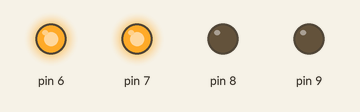
This sketch was run on a simulated Arduino Uno, built with avr-gcc and run on an emulated ATmega328P. On the bench: output pins drawn as LEDs (lit = HIGH).

Above: at 0.7 s.
At 1.4 s:
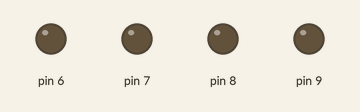
At 2.1 s:
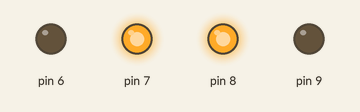
At 3.5 s:
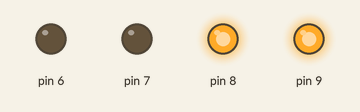
At 4.6 s:
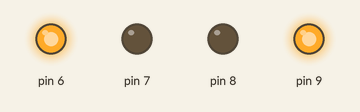
Timing chart, 0 to 6.6 s (numbered marks = the images above):
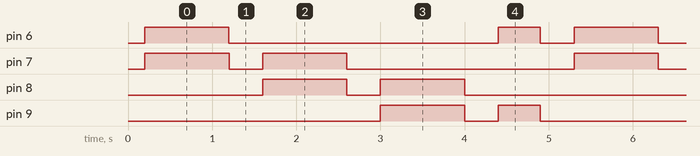

Measured:
- by itself, pin 6: repeats every 5.1 s: LOW 3.2 s, HIGH 0.50 s, LOW 0.40 s, HIGH 1.0 s
- by itself, pin 7, pin 8: repeats every 5.1 s: LOW 0.40 s, HIGH 1.0 s, LOW 2.7 s, HIGH 1.0 s
- by itself, pin 9: repeats every 5.1 s: LOW 0.40 s, HIGH 0.50 s, LOW 3.2 s, HIGH 1.0 s

The sketch:

Dual_LED_Chaser.ino
```cpp
void setup()
{
  for(int i=6;i<10;i++)
  {
   pinMode(i,OUTPUT);
  }
}

void loop()
{
  for(int i=6;i<10;i++)
  {allLEDsOff();
   if(i!=9)
   {digitalWrite(i,HIGH);
    digitalWrite(i+1,HIGH);
    delay(500);
   }
   else
   digitalWrite(i,HIGH);
   digitalWrite(i-3,HIGH);
   delay(500);
   allLEDsOff();
  }
}

void allLEDsOff(void)
{for(int i=6;i<10;i++)
 {digitalWrite(i,LOW);
 }
 delay(200);
}
```
